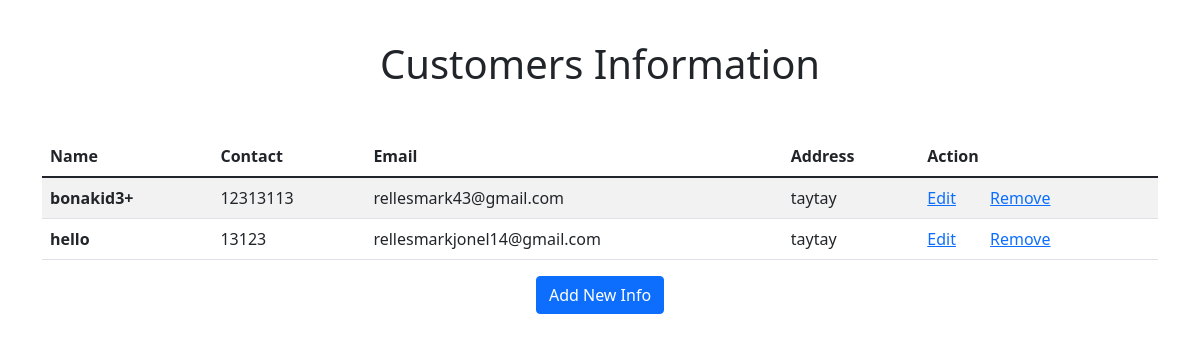
/crud/, run on the app's committed database.
### CrudSamp/models.py (models this page shows, shortened)
class Customers(models.Model):
    Customersname = models.CharField(max_length=20)
    Customersnumber  = models.IntegerField()
    Email = models.EmailField()
    Add = models.CharField(max_length=50)

### CrudSamp/views.py (the view)
# urls.py: path('',crud_views.listcustomer,name="customers_list"),
def listcustomer(request):
    customers = Customers.objects.all() #this means all the created object will list here
    return render(request,'list.html',{'customers':customers})

### CrudSamp/templates/list.html (shortened to what this page needs)
{% extends 'CrudBase.html' %}  {% block content %}
<h1 style="text-align: center; padding-top: 1em; padding-bottom: 1em;">Customers Information</h1>
<table class="table table-striped">
    <thead>
        <tr>
            <th scope="col">Name</th>
            <th scope="col">Contact</th>
            <th scope="col">Email</th>
            <th scope="col">Address</th>
            <th scope="col">Action</th>
        </tr>
    </thead>
    <tbody>
        {% for cust in customers %}
        <tr>
            <th scope="row">{{cust.Customersname }}</th>
            <td>{{cust.Customersnumber}}</td>
            <td>{{cust.Email}}</td>
            <td>{{cust.Add}}</td>
            <td>
                <a style="margin-right: 30px;" href="{% url 'customers_update' cust.pk%}">Edit</a>
                <a href="{% url 'customers_delete' cust.pk  %}">Remove</a>
            </td>
        </tr>
        {% endfor %}
    </tbody>
</table>
<div class="text-center">
    <a href="{% url 'customers_create' %}"><button type="button" class="btn btn-primary">Add New Info</button></a>
</div>
{% endblock content %}

### data on the page
Customers: Customersname "bonakid3+", Customersnumber "12313113", Email "rellesmark43@gmail.com", Add "taytay"
Customers: Customersname "hello", Customersnumber "13123", Email "rellesmarkjonel14@gmail.com", Add "taytay"
